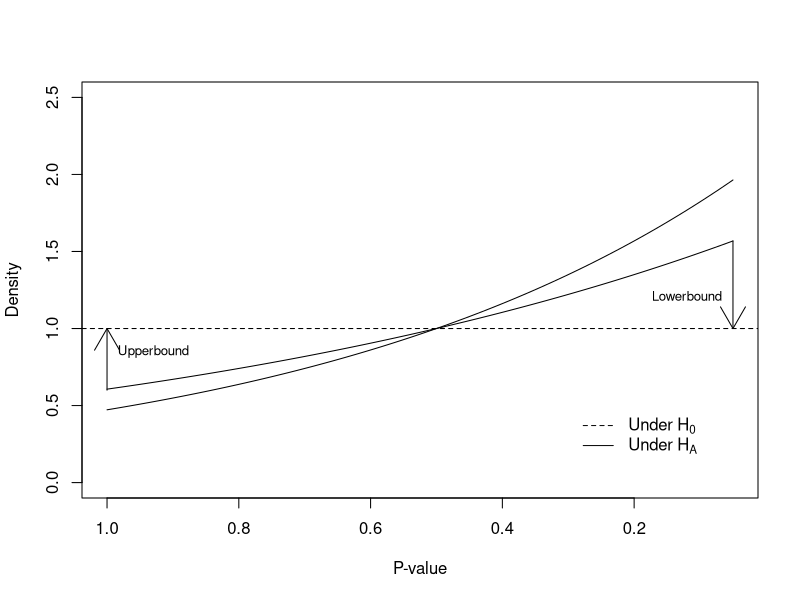

R code for this plot:
# Masterfile source code
# Last updated: january 2014
# Contributor(s): Chris H.J. Hartgerink

# Change the object mypath to where you cloned the repository
# Home Computer
mypath <- "C:/Users/Chris/Dropbox/CJM/Masterproject/"
setwd(mypath)
# Work computer
mypath <- "D:/Chris/Dropbox/CJM/Masterproject/"
setwd(mypath)

###############
# Pilot Study #
###############
## Importing and preparing datafile
copilot <- read.table("Analyzing//1. Pilot study/copilot.txt")
# Removing out of bounds p-values
selNA <- copilot$p_value_computed>=1
sum(selNA[!is.na(selNA)])
copilot$p_value_computed[selNA] <- NA
# Replace all comma's with decimal points and make the variable numeric.
copilot$test_statistic_value <- suppressWarnings(as.numeric(sub(",",".",copilot$test_statistic_value)))

## Computing fisher test statistics (inexact)
# Create placeholder objects
uniqID <- unique(copilot$pap_id)
selP <- NULL
ratioSig <- NULL
ratioNSig <- NULL
fishTest <- NULL
fishTestCompl <- NULL
pfishTest <- NULL
pfishTestCompl <- NULL
meanP <- NULL
selPtrunc <- NULL
meanPtrunc <- NULL
# Calculate all Fisher values and p-values
# Both normal and complement
for(i in 1:length(uniqID)){
  selP[[i]] <- na.omit(copilot$p_value_reported[uniqID[i]==copilot$ideed])
  selPtrunc[[i]] <- selP[[i]][selP[[i]]>.05] 
  ratioSig[i] <- sum(selP[[i]]<=.05)/length(selP[[i]])
  ratioNSig[i] <- 1-ratioSig[i]
  selPStar <- (selP[[i]][selP[[i]]>.05]-.05)/.95
  selPStarCompl <- 1-selPStar
  fishTest[i] <- -sum(log(selPStar))
  fishTestCompl[i] <- -sum(log(selPStarCompl))
  pfishTest[i] <- pgamma(fishTest[i], shape=length(selP))
  pfishTestCompl[i] <- pgamma(fishTestCompl[i], shape=length(selP[[i]]))
  meanP[i] <- mean(selP[[i]])
  meanPtrunc[i] <- mean(selPtrunc[[i]])
}


Test <- NULL
TestCompl <- NULL
kPaper <- NULL
pTest <- NULL
pTestCompl <- NULL
indTest <- NULL
indTestCompl <- NULL
for(i in 1:length(uniqID)){
  if(length(selPtrunc[[i]])==0){Test[i] <- NA
                                TestCompl[i] <- NA
                                kPaper[i] <- NA} else{
  Test[i] <- sum(-log((selPtrunc[[i]]-.05)/.95))
  indTest[[i]] <- -log((selPtrunc[[i]]-.05)/.95)
  TestCompl[i] <- sum(-log(1-((selPtrunc[[i]]-.05)/.95)))
  indTestCompl[[i]] <- -log(1-((selPtrunc[[i]]-.05)/.95))
  kPaper[i] <- length(selPtrunc[[i]])}
  pTest[i] <- pgamma(Test[i], shape=kPaper[i])
  pTestCompl[i] <- pgamma(TestCompl[i], shape=kPaper[i])
  # Kan allebei hoog zijn
}

## Computing effect sizes for all 
# M,SD of number of non-significant p-values per study
round(mean(unlist(lapply(selPtrunc,length))),2)
round(sd(unlist(lapply(selPtrunc,length))),2)
# Fisher test *
sum(pfishTest<=.05); length(pfishTest)
# Fisher test -*
sum(pfishTestCompl<=.05); length(pfishTestCompl)
# Mean proportion of significant values
mean(na.omit(ratioSig))
# Mean proportion of nonsignificant values
mean(na.omit(ratioNSig))

# EPV
# Number with mean P-value >.5 
sum(na.omit(meanP>.5))
# Range of MPV > .5
summary(meanP[meanP>.5])

###########
# Figures #
###########
# Figure 1
# Conceptual plot of p-distributions
png(file = "Writing/fig1.png", width=821, height=501)
curve(exp(-x+.5), from=1, to=.05, add=F, xlim=c(1,.05), ylim=c(0,2.5)
      , xlab="P-value", ylab="Density")
curve(exp(-1.5*x+.75), from=1, to=.05, add=T)
abline(h=1, lty=2)
# text(.15,.9, expression(Under~H[0]), cex=.7)
# text(.15,1.53, expression(Under~H[A]), cex=.7)
text(.93,.85, "Upperbound", cex=.8)
text(.12,1.21, "Lowerbound", cex=.8)
arrows(1,.6
       ,1,1
       ,code=2)
arrows(.05,1.568312
       ,.05,1
       ,code=2)
legend(x = .3, y = .5
       , legend = c(expression(Under~H[0]), expression(Under~H[A]))
       , lty = c(2,1)
       ,box.lwd = 0,box.col = "white",bg = "white")
dev.off()
